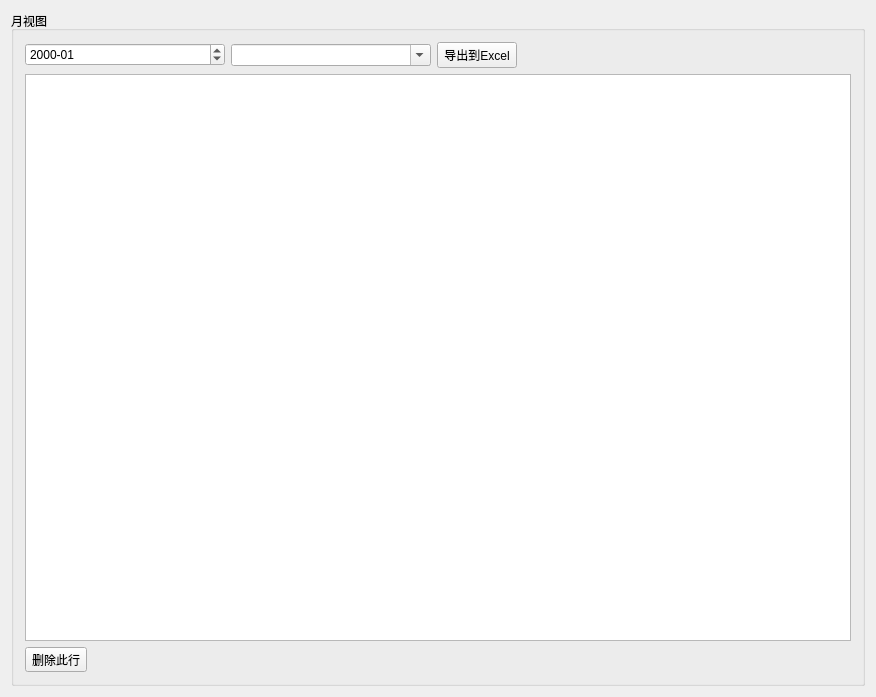
<?xml version="1.0" encoding="UTF-8"?>
<ui version="4.0">
 <class>MonthView</class>
 <widget class="QWidget" name="MonthView">
  <property name="geometry">
   <rect>
    <x>0</x>
    <y>0</y>
    <width>876</width>
    <height>697</height>
   </rect>
  </property>
  <property name="windowTitle">
   <string>MonthView</string>
  </property>
  <layout class="QGridLayout" name="gridLayout">
   <item row="0" column="0">
    <widget class="QGroupBox" name="groupBox">
     <property name="title">
      <string>月视图</string>
     </property>
     <layout class="QVBoxLayout" name="verticalLayout">
      <item>
       <layout class="QHBoxLayout" name="horizontalLayout_3">
        <item>
         <widget class="QDateEdit" name="dateEdit">
          <property name="minimumSize">
           <size>
            <width>200</width>
            <height>0</height>
           </size>
          </property>
          <property name="maximumSize">
           <size>
            <width>250</width>
            <height>16777215</height>
           </size>
          </property>
          <property name="displayFormat">
           <string>yyyy-MM</string>
          </property>
         </widget>
        </item>
        <item>
         <widget class="QComboBox" name="comboBox">
          <property name="minimumSize">
           <size>
            <width>200</width>
            <height>0</height>
           </size>
          </property>
          <property name="maximumSize">
           <size>
            <width>300</width>
            <height>16777215</height>
           </size>
          </property>
          <property name="editable">
           <bool>true</bool>
          </property>
         </widget>
        </item>
        <item>
         <widget class="QPushButton" name="viewBtn">
          <property name="text">
           <string>导出到Excel</string>
          </property>
          <property name="icon">
           <iconset resource="account.qrc">
            <normaloff>:/Account/Resources/Entypo_e740(0)_32.png</normaloff>:/Account/Resources/Entypo_e740(0)_32.png</iconset>
          </property>
          <property name="checkable">
           <bool>true</bool>
          </property>
          <property name="autoRepeat">
           <bool>true</bool>
          </property>
          <property name="autoExclusive">
           <bool>true</bool>
          </property>
          <property name="autoDefault">
           <bool>false</bool>
          </property>
          <property name="default">
           <bool>false</bool>
          </property>
          <property name="flat">
           <bool>false</bool>
          </property>
         </widget>
        </item>
        <item>
         <spacer name="horizontalSpacer_3">
          <property name="orientation">
           <enum>Qt::Horizontal</enum>
          </property>
          <property name="sizeHint" stdset="0">
           <size>
            <width>40</width>
            <height>20</height>
           </size>
          </property>
         </spacer>
        </item>
       </layout>
      </item>
      <item>
       <layout class="QVBoxLayout" name="verticalLayout_2">
        <item>
         <widget class="TableView" name="tableView">
          <property name="editTriggers">
           <set>QAbstractItemView::NoEditTriggers</set>
          </property>
          <property name="selectionMode">
           <enum>QAbstractItemView::SingleSelection</enum>
          </property>
          <property name="selectionBehavior">
           <enum>QAbstractItemView::SelectRows</enum>
          </property>
         </widget>
        </item>
        <item>
         <layout class="QHBoxLayout" name="horizontalLayout_2">
          <item>
           <widget class="QToolButton" name="deleteBtn">
            <property name="text">
             <string>删除此行</string>
            </property>
            <property name="icon">
             <iconset resource="account.qrc">
              <normaloff>:/Account/Resources/Entypo_e729(0)_64.png</normaloff>:/Account/Resources/Entypo_e729(0)_64.png</iconset>
            </property>
            <property name="iconSize">
             <size>
              <width>32</width>
              <height>32</height>
             </size>
            </property>
            <property name="shortcut">
             <string>Backspace</string>
            </property>
            <property name="toolButtonStyle">
             <enum>Qt::ToolButtonTextBesideIcon</enum>
            </property>
           </widget>
          </item>
          <item>
           <spacer name="horizontalSpacer_2">
            <property name="orientation">
             <enum>Qt::Horizontal</enum>
            </property>
            <property name="sizeHint" stdset="0">
             <size>
              <width>40</width>
              <height>20</height>
             </size>
            </property>
           </spacer>
          </item>
         </layout>
        </item>
       </layout>
      </item>
     </layout>
    </widget>
   </item>
  </layout>
 </widget>
 <layoutdefault spacing="6" margin="11"/>
 <customwidgets>
  <customwidget>
   <class>TableView</class>
   <extends>QTableView</extends>
   <header>tableview.h</header>
  </customwidget>
 </customwidgets>
 <resources>
  <include location="account.qrc"/>
 </resources>
 <connections/>
</ui>
